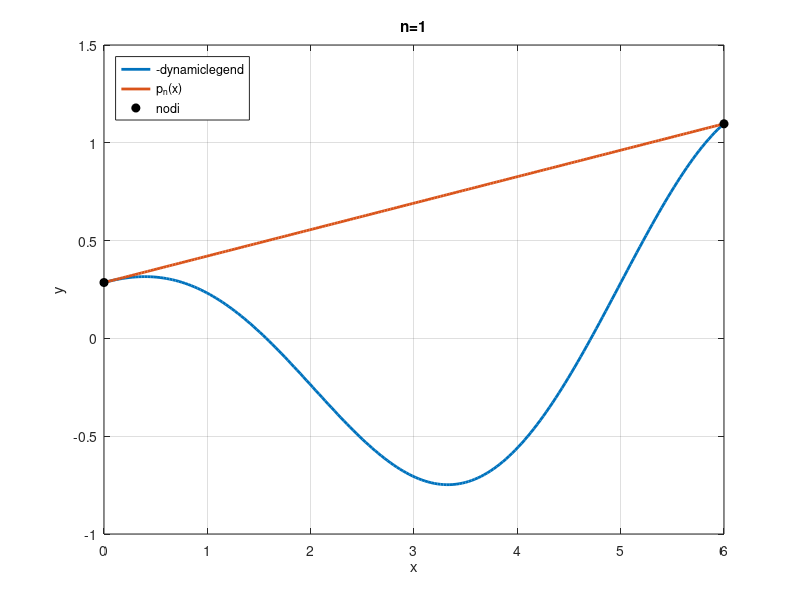
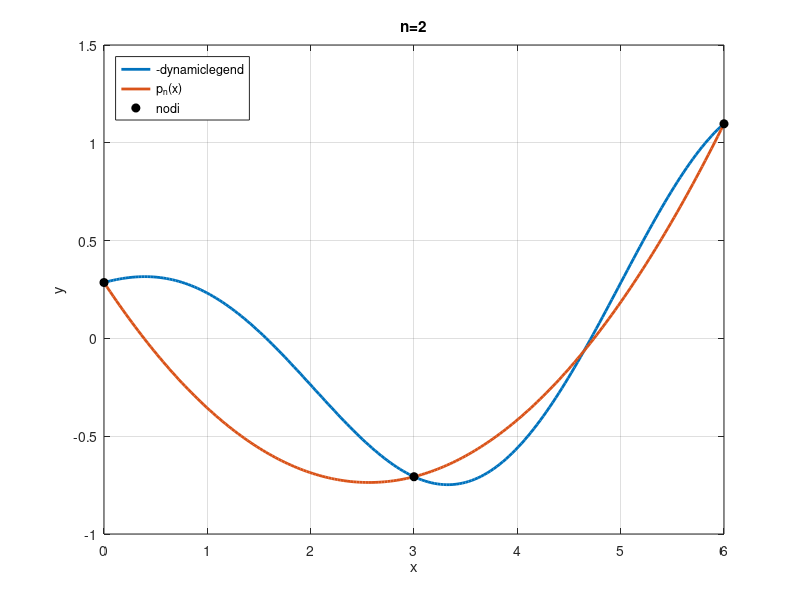
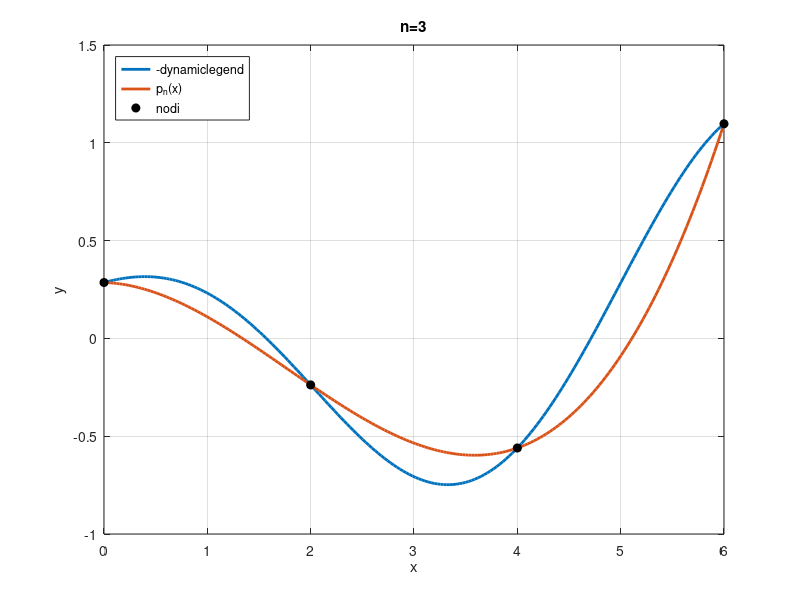
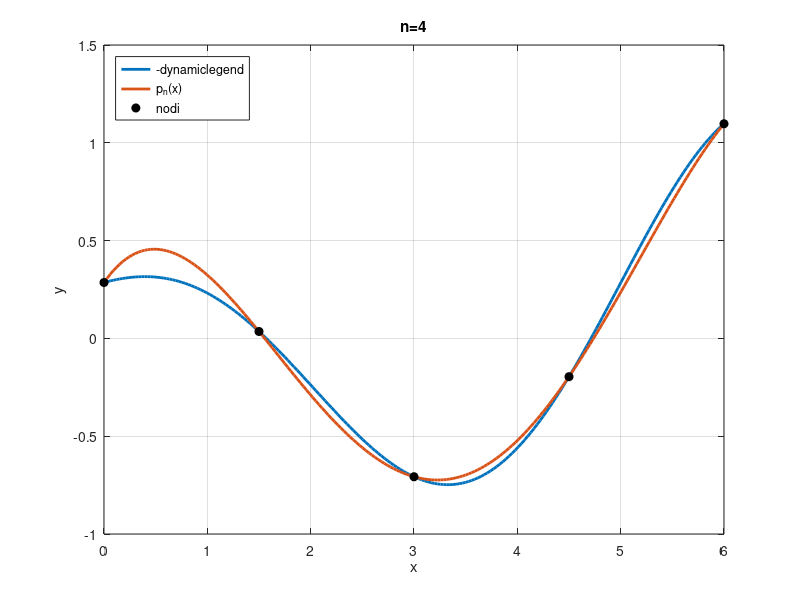

Write the MATLAB code that produced these figures, in order.
clear
close all
clc

f=@(x) (x+2)/7.*cos(x)   % funzione da approssimare
a=0;
b=6;
x1=linspace(a,b,200);    % utilizzo nodi equispaziati

set(0,'DefaultFigureWindowStyle','docked');

f1=f(x1);    % valuto f nei nodi x1
ERR=[];      % vettore che conterrà gli errori

%% calcolo gli interpolatori di Lagrange GLobale
% come da consegna n=1,2...10

for n=1:10
    
    x=linspace(0,6,n+1)';
    y=f(x);

    X=vander(x)
    a=X\y;
    y1=polyval(a,x1);

    figure(n);
    plot(x1,f1,'Linewidth',2,'Displayname','f(x)')
    legend('-dynamiclegend','Location','northwest')
    hold on
    plot(x1,y1,'Linewidth',2,'Displayname','p_n(x)')
    plot(x,y,'ok','MarkerFaceColor','k','Displayname','nodi')
    grid on
    xlabel('x')
    ylabel('y')
    title(['n=',num2str(n)])

    % calcolo l'errore
    err=max(abs(f1-y1));   % err=norm(f1-y1,'inf')
    ERR=[ERR,err];
end
%% rappresento graficamente l'andamento dell'errore nell'ordine
figure(11)
semilogy((1:10), ERR, '-*','Linewidth',2)
grid on
xlabel('n')
ylabel('||f-p_n||_{inf}')
title('andamento dell''errore')


% l'errore sta tendendo a zero al crescere di n
% è un caso, potrebbe non sempre essere così con nodi equispaziati
